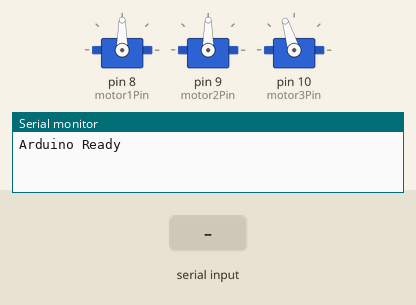
Bench run of a sketch on a simulated Arduino Uno, built with avr-gcc and run on an emulated ATmega328P. Parts: 3 × servo, the last lines printed to the serial monitor. The test bench sets the inputs (shaded band).

Above: at 1.2 s.
1.3 s: "J1:\n" received over Serial
At 2.2 s:
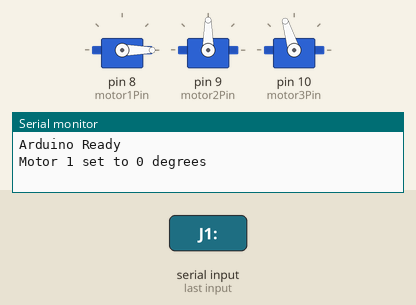
2.8 s: "J2:\n" received over Serial
At 3.5 s:
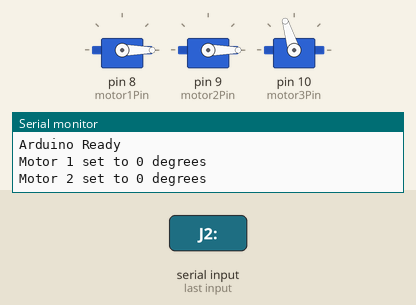
4.3 s: "J3:\n" received over Serial
At 5.5 s:
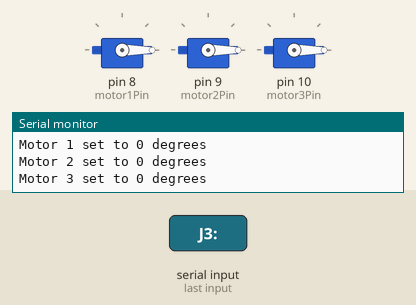
5.8 s: "J1:90\n" received over Serial
At 7.0 s:
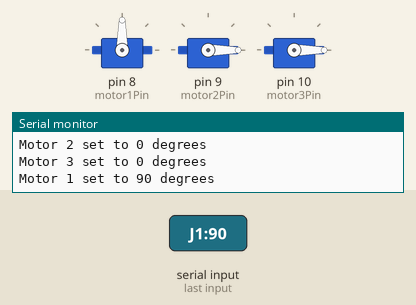
7.3 s: "J2:90\n" received over Serial
At 8.0 s:
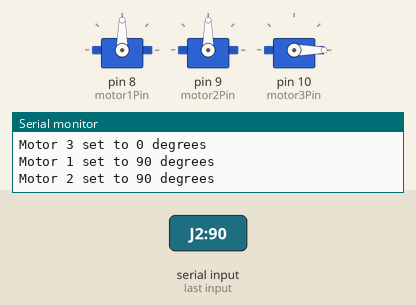
8.8 s: "J3:90\n" received over Serial
At 9.3 s:
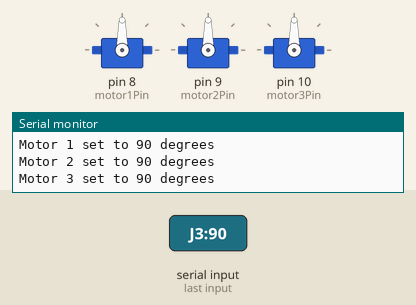
Timing chart, 0 to 11.3 s (numbered marks = the images above; inputs shaded):
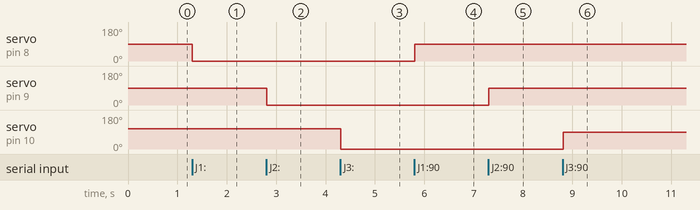

Measured:
- after the input at 1.3 s, servo on pin 8 (motor1Pin): 90° → 0° at once
- after the input at 2.8 s, servo on pin 9 (motor2Pin): 90° → 0° at once
- after the input at 4.3 s, servo on pin 10 (motor3Pin): 107° → 0° at once
- after the input at 5.8 s, servo on pin 8 (motor1Pin): 0° → 90° at once
- after the input at 7.3 s, servo on pin 9 (motor2Pin): 0° → 90° at once
- after the input at 8.8 s, servo on pin 10 (motor3Pin): 0° → 90° at once

The sketch:

Matlab_Arduino.ino
```cpp
#include <Servo.h>  // Include the Servo library

// Create Servo objects for each motor
Servo motor1;
Servo motor2;
Servo motor3;

// Define the servo motor pins
int motor1Pin = 8;  // Motor 1 connected to pin 9
int motor2Pin = 9; // Motor 2 connected to pin 10
int motor3Pin = 10; // Motor 3 connected to pin 11

void setup() {
  // Start serial communication
  Serial.begin(9600);

  // Attach the servos to the correct pins
  motor1.attach(motor1Pin);
  motor2.attach(motor2Pin);
  motor3.attach(motor3Pin);

  // Initial motor positions (home position)
  motor1.write(90);  // Motor 1 at 90 degrees
  motor2.write(90);  // Motor 2 at 90 degrees
  motor3.write(107);  // Motor 3 at 90 degrees

  // Send an initialization message back to MATLAB
  Serial.println("Arduino Ready");
}

void loop() {
  // Check if data is available to read from MATLAB
  if (Serial.available() > 0) {
    // Read the incoming command (example: J1:90, J2:45, J3:60)
    String command = Serial.readStringUntil('\n');
    command.trim();  // Remove any extra spaces or newline characters

    // Process the command
    int motorNum = -1;  // Default to invalid
    int angle = -1;     // Default to invalid angle

    // Parse the command in the format "J1:angle"
    if (command.startsWith("J1:")) {
      motorNum = 1;
      angle = command.substring(3).toInt();
    } else if (command.startsWith("J2:")) {
      motorNum = 2;
      angle = command.substring(3).toInt();
    } else if (command.startsWith("J3:")) {
      motorNum = 3;
      angle = command.substring(3).toInt();
    }

    // If valid motor and angle are parsed, rotate the motor
    if (motorNum != -1 && angle != -1) {
      // Ensure the angle is within valid range (0-180 for servo motors)
      angle = constrain(angle, 0, 180);

      // Rotate the correct motor
      if (motorNum == 1) {
        motor1.write(angle);
      } else if (motorNum == 2) {
        motor2.write(angle);
      } else if (motorNum == 3) {
        motor3.write(angle);
      }

      // Send a confirmation message back to MATLAB
      String response = "Motor " + String(motorNum) + " set to " + String(angle) + " degrees";
      Serial.println(response);
    }
  }

  // Add a small delay to prevent excessive processing
  delay(10);
}
```
